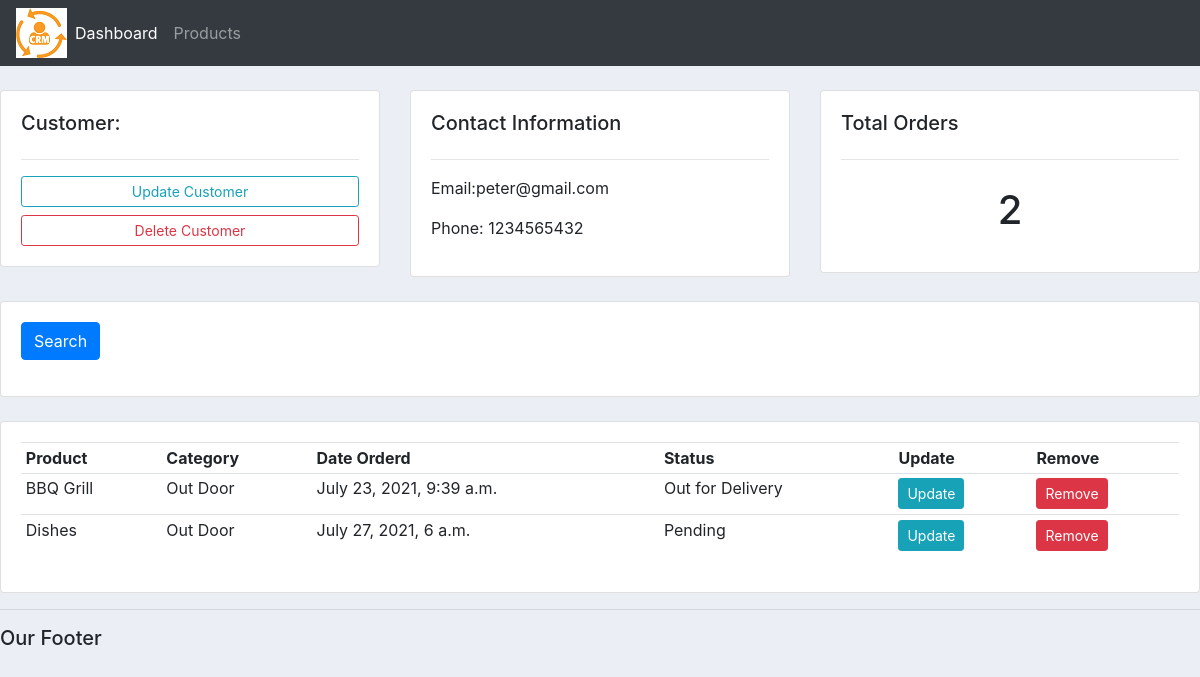
The page /customer/2 on the database its author committed.
### Account/models.py (models this page shows, shortened)
class Customer(models.Model):
    name = models.CharField(max_length=200,null=True)
    phone = models.CharField(max_length=200,null=True)
    email = models.CharField(max_length=200,null=True)
    date_created = models.DateTimeField(auto_now_add=True,null=True)

class Order(models.Model):
    STATUS=(('Pending','Pending'),('Out for Delivery','Out for Delivery'),('Delivered','Delivered'))
    customer=models.ForeignKey(Customer,null=True,on_delete=models.SET_NULL)
    product=models.ForeignKey(Product,null=True,on_delete=models.SET_NULL)
    date_created = models.DateTimeField(auto_now_add=True,null=True)
    status=models.CharField(max_length=200,null=True,choices=STATUS)

class Product(models.Model):
    CATEGORY=(('Indoor','Indoor'),('Out Door','Out Door'))
    name = models.CharField(max_length=200,null=True)
    price = models.FloatField(null=True)
    category = models.CharField(max_length=200,null=True,choices=CATEGORY)
    description = models.CharField(max_length=200,null=True)
    date_created = models.DateTimeField(auto_now_add=True,null=True)
    tag=models.ManyToManyField(Tag)
    def __str__(self):
        return self.name

### Account/views.py (the view)
# urls.py: path('customer/<str:pk_test>',views.customer,name="customer"),
def customer(request,pk_test):
    customer=Customer.objects.get(id=pk_test)
    orders=customer.order_set.all()
    total_order=orders.count()
    context={'customer':customer,'orders':orders,'total_order':total_order}
    return render(request,'Account/customer.html',context)

### Account/templates/Account/customer.html
{% extends 'Account/Main.html' %}
{% block content%}
<br>
<div class="row">
	<div class="col-md">
		<div class="card card-body">
			<h5>Customer:</h5>
			<hr>
			<a class="btn btn-outline-info  btn-sm btn-block" href="">Update Customer</a>
			<a class="btn btn-outline-danger  btn-sm btn-block" href="">Delete Customer</a>
		</div>
	</div>
	<div class="col-md">
		<div class="card card-body">
			<h5>Contact Information</h5>
			<hr>
			<p>Email:{{customer.email}}</p>
			<p>Phone: {{customer.phone}}</p>
		</div>
	</div>
	<div class="col-md">
		<div class="card card-body">
			<h5>Total Orders</h5>
			<hr>
			<h1 style="text-align: center;padding: 10px">{{total_order}}</h1>
		</div>
	</div>
</div>
<br>
<div class="row">
	<div class="col">
		<div class="card card-body">
			<form method="get">
		    <button class="btn btn-primary" type="submit">Search</button>
		  </form>
		</div>
	</div>
</div>
<br>
<div class="row">
	<div class="col-md">
		<div class="card card-body">
			<table class="table table-sm">
				<tr>
					<th>Product</th>
					<th>Category</th>
					<th>Date Orderd</th>
					<th>Status</th>
					<th>Update</th>
					<th>Remove</th>
				</tr>
				{% for order in orders %}
				<tr>
						<td>{{order.product}}</td>
						<td>{{order.product.category}}</td>
						<td>{{order.date_created}}</td>
						<td>{{order.status}}</td>
						<td><a class="btn btn-sm btn-info" href="{% url 'update_order' order.id%}">Update</a></td>
						<td><a class="btn btn-sm btn-danger"href=" {% url 'delete_order' order.id%}">Remove</a></td>
				</tr>
				{% endfor %}
			</table>
		</div>
	</div>
</div>
{% endblock %}

### Account/static/css/main.css (style rules this page uses)
body { background-color: #ebeff5; }

### rows shown on the page
Customer: email "peter@gmail.com", phone "1234565432"
Order: product "BBQ Grill", product.category "Out Door", date_created "July 23, 2021, 9:39 a.m.", status "Out for Delivery"
Order: product "Dishes", product.category "Out Door", date_created "July 27, 2021, 6 a.m.", status "Pending"

### other values the page prints
{{ total_order }} "2"
